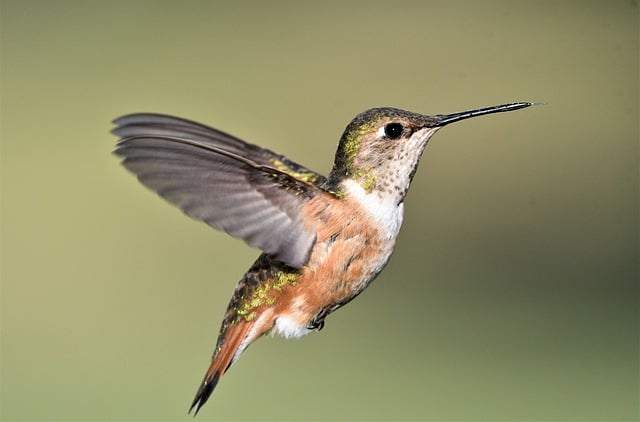
#> input picture Data/test.jpg, 640 x 422 px; its folder holds 2 pictures in this run
$ python Transform_RGB_to_YCbCr.py
#> lines starting #> are read from the running program, lines starting #| are printed output that depends on the picture
"""
02.
Student ID : 21920141
Name       : 이민하
Subject    : Computer Vision
Function   : Transform the Image file RGB to Gray Scale
"""

# Import Modules
import numpy as np
import cv2 as cv
import time

# Create a function that sets the Image
def set_path(file_name):
    # Set a File Path
#> called with file_name = 'test.jpg'
    FILE_PATH = "./Data/"
    imgfile = FILE_PATH + file_name

    # Read a Image File
    img = cv.imread(imgfile, cv.IMREAD_COLOR)
#> img is the input picture: shape (422, 640, 3); mean B, G, R 105.1, 142.9, 146

    return img


# Create a function that shows the image
def show_image(img_file):
    # Resize the Image Window
    img = cv.resize(img_file, dsize = (500, 300))

    # Show the Image Window
    cv.imshow("img_file", img_file)

    # To maintain the window opened
    cv.waitKey(0)


# Create a function that transform RGB to YCbCr (SDTV Version)
def transform_rgb_to_ycbcr_sdtv(rgb_img_file):
    # Make a empty numpy array
    ycbcr = np.zeros(rgb_img_file.shape, dtype = np.uint8)

    # Transform the Image RGB to YCbCr
    for i, y in enumerate(rgb_img_file):
        for j, x in enumerate(y):
            red, green, blue = x

            # (SDTV Version Formula)
            y601 = 0.299 * red + 0.587 * green + 0.114 * blue
            cb = -0.172 * red + -0.339 * green + 0.511 * blue + 128
            cr = 0.511 * red + -0.428 * green + -0.083 * blue + 128

            # Input YCbCr to empty array
            ycbcr[i][j] = [y601, cb, cr]
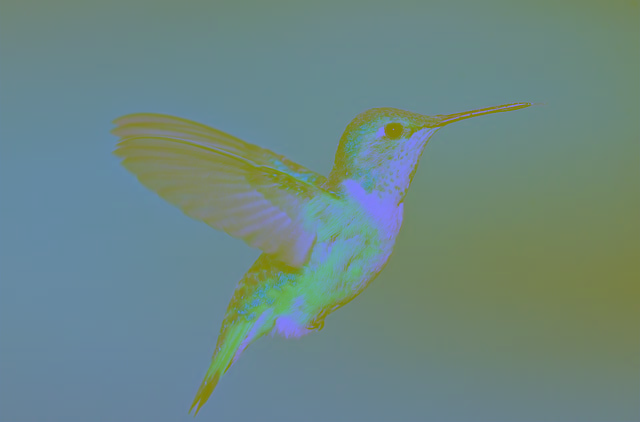
#> ycbcr: shape (422, 640, 3); mean of channels 0, 1, 2 131.5, 135.6, 107.9; drawn as B, G, R
#> after the loop in extract_y_channel, `for i, y in enumerate(ycbcr_img):`:
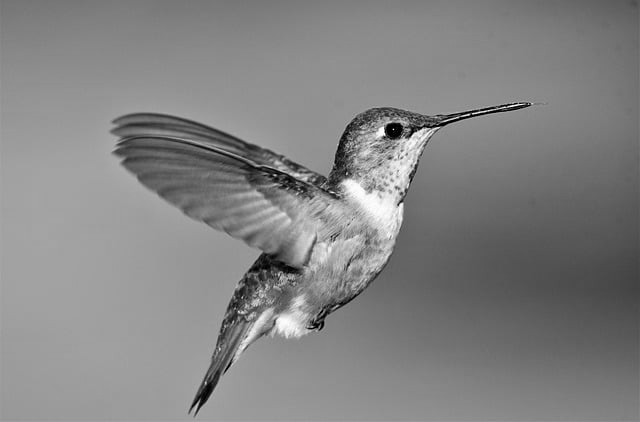
#> y_channel: shape (422, 640); min 0, max 255, mean 131.5

    return ycbcr

# Create a function that transform YCbCr to RGB (SDTV Version)
def transform_ycbcr_to_rgb_sdtv(ycbcr_img_file):
    # Make a empty numpy array
    rgb = np.zeros(ycbcr_img_file.shape, dtype = np.uint8)

    # Transform the Image YCbCr to RGB
    for i, y in enumerate(ycbcr_img_file):
        for j, x in enumerate(y):
            y601, cb, cr = x

            # (SDTV Version Formula)
            red = y601 + 1.371 * (cr - 128)
            green = y601 - 0.698 * (cr - 128) - 0.336 * (cb - 128)
            blue = y601 + 1.732 * (cb - 128)

            # Input RGB to empty array
            rgb[i][j] = [red, green, blue]
#> in show_image, `img = cv.resize(img_file, dsize = (500, 300))`:
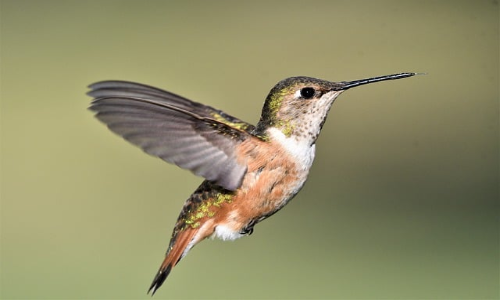
#> img: shape (300, 500, 3); mean B, G, R 105, 142.9, 146
#> in show_image (call 2), `img = cv.resize(img_file, dsize = (500, 300))`:
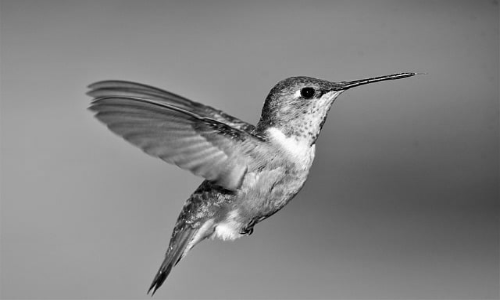
#> img: shape (300, 500); min 0, max 253, mean 131.4

    return rgb

# Create a function that transform RGB to YCbCr (HDTV Version)
def transform_rgb_to_ycbcr_hdtv(rgb_img_file):
    # Make a empty numpy array
    ycbcr = np.zeros(rgb_img_file.shape, dtype = np.uint8)

    # Transform the Image RGB to YCbCr
    for i, y in enumerate(rgb_img_file):
        for j, x in enumerate(y):
            red, green, blue = x

            # (HDTV Version Formula)
            y709 = 0.213 * red + 0.715 * green + 0.072 * blue
            cb = -0.117 * red + -0.394 * green + 0.511 * blue + 128
            cr = 0.511 * red + -0.464 * green + -0.047 * blue + 128

            # Input YCbCr to empty array
            ycbcr[i][j] = [y709, cb, cr]

    return ycbcr


# Create a function that transform YCbCr to RGB (HDTV Version)
def transform_ycbcr_to_rgb_hdtv(ycbcr_img_file):
    # Make a empty numpy array
    rgb = np.zeros(ycbcr_img_file.shape, dtype = np.uint8)

    # Transform the Image YCbCr to RGB
    for i, y in enumerate(ycbcr_img_file):
        for j, x in enumerate(y):
            y709, cb, cr = x

            # (HDTV Version Formula)
            red = y709 + 1.54 * (cr - 128)
            green = y709 - 0.459 * (cr - 128) - 0.183 * (cb - 128)
            blue = y709 + 1.816 * (cb - 128)

            # Input RGB to empty array
            rgb[i][j] = [red, green, blue]

    return rgb


# Create a function that transform RGB to YCbCr (OpenCV Version)
def transform_rgb_to_ycbcr_cv(rgb_img_file):
    ycbcr = cv.cvtColor(rgb_img_file, cv.COLOR_RGB2YCrCb)
#> ycbcr: shape (422, 640, 3); mean of channels 0, 1, 2 132, 108.8, 135.9

    return ycbcr

# Create a function that transform YCbCr to RGB (OpenCV Version)
def transform_ycbcr_to_rgb_cv(ycbcr_img_file):
    rgb = cv.cvtColor(ycbcr_img_file, cv.COLOR_YCrCb2RGB)

    return rgb

# Create a function that extract Y Channel (= Gray Scale)
def extract_y_channel(ycbcr_img):
    # Make a empty numpy array
    y_channel = np.zeros(ycbcr_img.shape[:-1], dtype = np.uint8)

    # Extract Y Channel and Input Y to empty array
    for i, y in enumerate(ycbcr_img):
        for j, x in enumerate(y):
            y601, cb, cr = x
            y_channel[i][j] = y601

    return y_channel

# Main Funciton
if __name__ == "__main__":

    # Set a File Path
    rgb_img = set_path("test.jpg")

    # Measure the Start Time
    t1 = time.time()

    # Transform the Image file (SDTV Version)
    sdtv_ycbcr_img = transform_rgb_to_ycbcr_sdtv(rgb_img)
    sdtv_y_img = extract_y_channel(sdtv_ycbcr_img)
    sdtv_rgb_img = transform_ycbcr_to_rgb_sdtv(sdtv_ycbcr_img)

    # Measure the Finish Time
    t2 = time.time()

    print(f"manual_time (SDTV) : {t2 - t1 :.4f}")

    # Show the Image
    show_image(rgb_img)
    show_image(sdtv_y_img)
    show_image(sdtv_rgb_img)

    # Measure the Start Time
    t1 = time.time()

    # Transform the Image file (HDTV Version)
    hdtv_ycbcr_img = transform_rgb_to_ycbcr_hdtv(rgb_img)
    hdtv_y_img = extract_y_channel(hdtv_ycbcr_img)
    hdtv_rgb_img = transform_ycbcr_to_rgb_hdtv(hdtv_ycbcr_img)

    # Measure the Finish Time
    t2 = time.time()

    print(f"manual_time (HDTV) : {t2 - t1 :.4f}")

    # Show the Image
    show_image(rgb_img)
    show_image(hdtv_y_img)
    show_image(hdtv_rgb_img)

    # Measure the Start Time
    t1 = time.time()

    # Transform the Image file (OpenCV Version)
    cv_ycbcr_img = transform_rgb_to_ycbcr_cv(rgb_img)
    cv_y_img = extract_y_channel(cv_ycbcr_img)
    cv_rgb_img = transform_ycbcr_to_rgb_cv(cv_ycbcr_img)

    # Measure the Finish Time
    t2 = time.time()

    print(f"opencv_time : {t2 - t1 :.4f}")

    # Show the Image
    show_image(rgb_img)
    show_image(cv_y_img)
    show_image(cv_rgb_img)
